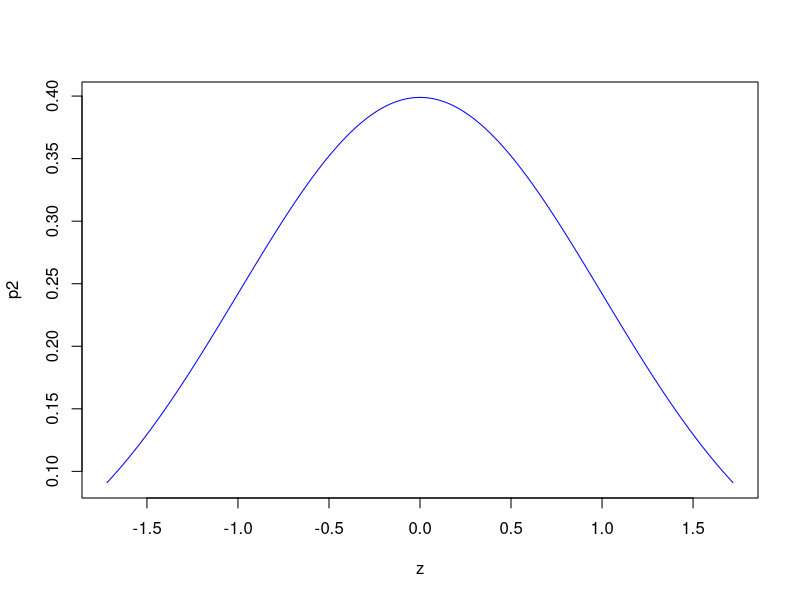

Write R code to recreate this figure.
x<-seq(-4,4,length=200)
# # x<-seq(1,4,length=200)
# a<-1/(sd(x))*sqrt((2*pi))
# b<-exp(-0.5*((x-mean(x))/sd(x))^2)
# p=a*b
# # plot(x,p,type="l",col="red")
z<-(x-mean(x))/(sd(x))
# sd(z)
l<-1/sqrt((2*pi))
m<-exp(-0.5*((z)^2))
p2<-l*m
print(p2)
plot(z,p2,type="l",col="blue")

